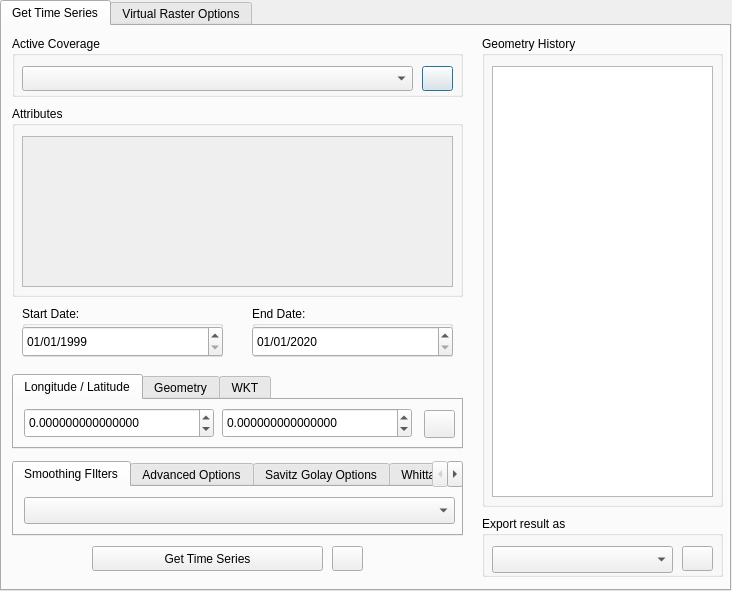
<?xml version="1.0" encoding="UTF-8"?>
<ui version="4.0">
 <class>wtss_qgisDialogBase</class>
 <widget class="QDialog" name="wtss_qgisDialogBase">
  <property name="geometry">
   <rect>
    <x>0</x>
    <y>0</y>
    <width>732</width>
    <height>591</height>
   </rect>
  </property>
  <property name="windowTitle">
   <string>WTSS - Web Time Series Service</string>
  </property>
  <property name="sizeGripEnabled">
   <bool>false</bool>
  </property>
  <property name="modal">
   <bool>false</bool>
  </property>
  <widget class="QTabWidget" name="main_tabs">
   <property name="geometry">
    <rect>
     <x>0</x>
     <y>0</y>
     <width>731</width>
     <height>591</height>
    </rect>
   </property>
   <property name="tabPosition">
    <enum>QTabWidget::North</enum>
   </property>
   <property name="tabShape">
    <enum>QTabWidget::Rounded</enum>
   </property>
   <property name="currentIndex">
    <number>0</number>
   </property>
   <widget class="QWidget" name="time_series_tab">
    <attribute name="title">
     <string>Get Time Series</string>
    </attribute>
    <widget class="QGroupBox" name="attribute_group">
     <property name="geometry">
      <rect>
       <x>10</x>
       <y>10</y>
       <width>451</width>
       <height>61</height>
      </rect>
     </property>
     <property name="title">
      <string>Active Coverage</string>
     </property>
     <widget class="QComboBox" name="coverage_selection">
      <property name="geometry">
       <rect>
        <x>10</x>
        <y>30</y>
        <width>391</width>
        <height>25</height>
       </rect>
      </property>
     </widget>
     <widget class="QPushButton" name="show_coverage_description">
      <property name="geometry">
       <rect>
        <x>410</x>
        <y>30</y>
        <width>31</width>
        <height>25</height>
       </rect>
      </property>
      <property name="text">
       <string/>
      </property>
     </widget>
    </widget>
    <widget class="QGroupBox" name="exporting_files">
     <property name="geometry">
      <rect>
       <x>480</x>
       <y>490</y>
       <width>241</width>
       <height>61</height>
      </rect>
     </property>
     <property name="title">
      <string>Export result as</string>
     </property>
     <widget class="QPushButton" name="export_result">
      <property name="geometry">
       <rect>
        <x>200</x>
        <y>30</y>
        <width>31</width>
        <height>25</height>
       </rect>
      </property>
      <property name="font">
       <font>
        <pointsize>9</pointsize>
       </font>
      </property>
      <property name="text">
       <string/>
      </property>
     </widget>
     <widget class="QComboBox" name="export_result_as_type">
      <property name="geometry">
       <rect>
        <x>10</x>
        <y>30</y>
        <width>181</width>
        <height>27</height>
       </rect>
      </property>
     </widget>
    </widget>
    <widget class="QGroupBox" name="history">
     <property name="geometry">
      <rect>
       <x>480</x>
       <y>10</y>
       <width>241</width>
       <height>471</height>
      </rect>
     </property>
     <property name="title">
      <string>Geometry History</string>
     </property>
     <widget class="QListWidget" name="history_list">
      <property name="geometry">
       <rect>
        <x>10</x>
        <y>30</y>
        <width>221</width>
        <height>431</height>
       </rect>
      </property>
      <property name="editTriggers">
       <set>QAbstractItemView::CurrentChanged</set>
      </property>
     </widget>
    </widget>
    <widget class="QGroupBox" name="start_date_group">
     <property name="geometry">
      <rect>
       <x>20</x>
       <y>280</y>
       <width>201</width>
       <height>51</height>
      </rect>
     </property>
     <property name="title">
      <string>Start Date:</string>
     </property>
     <widget class="QDateEdit" name="start_date">
      <property name="geometry">
       <rect>
        <x>0</x>
        <y>20</y>
        <width>201</width>
        <height>31</height>
       </rect>
      </property>
      <property name="dateTime">
       <datetime>
        <hour>0</hour>
        <minute>0</minute>
        <second>0</second>
        <year>1999</year>
        <month>1</month>
        <day>1</day>
       </datetime>
      </property>
      <property name="displayFormat">
       <string>dd/MM/yyyy</string>
      </property>
     </widget>
    </widget>
    <widget class="QGroupBox" name="bands_group">
     <property name="geometry">
      <rect>
       <x>10</x>
       <y>80</y>
       <width>451</width>
       <height>191</height>
      </rect>
     </property>
     <property name="title">
      <string>Attributes</string>
     </property>
     <widget class="QScrollArea" name="bands_scroll">
      <property name="geometry">
       <rect>
        <x>10</x>
        <y>30</y>
        <width>431</width>
        <height>151</height>
       </rect>
      </property>
      <property name="widgetResizable">
       <bool>true</bool>
      </property>
      <widget class="QWidget" name="band_list">
       <property name="geometry">
        <rect>
         <x>0</x>
         <y>0</y>
         <width>429</width>
         <height>149</height>
        </rect>
       </property>
      </widget>
     </widget>
    </widget>
    <widget class="QPushButton" name="search_button">
     <property name="enabled">
      <bool>true</bool>
     </property>
     <property name="geometry">
      <rect>
       <x>90</x>
       <y>520</y>
       <width>231</width>
       <height>25</height>
      </rect>
     </property>
     <property name="text">
      <string>Get Time Series</string>
     </property>
     <property name="checkable">
      <bool>false</bool>
     </property>
     <property name="flat">
      <bool>false</bool>
     </property>
    </widget>
    <widget class="QPushButton" name="show_help_button">
     <property name="geometry">
      <rect>
       <x>330</x>
       <y>520</y>
       <width>31</width>
       <height>25</height>
      </rect>
     </property>
     <property name="text">
      <string/>
     </property>
    </widget>
    <widget class="QGroupBox" name="end_date_group">
     <property name="geometry">
      <rect>
       <x>250</x>
       <y>280</y>
       <width>201</width>
       <height>51</height>
      </rect>
     </property>
     <property name="title">
      <string>End Date:</string>
     </property>
     <widget class="QDateEdit" name="end_date">
      <property name="geometry">
       <rect>
        <x>0</x>
        <y>20</y>
        <width>201</width>
        <height>31</height>
       </rect>
      </property>
      <property name="dateTime">
       <datetime>
        <hour>0</hour>
        <minute>0</minute>
        <second>0</second>
        <year>2020</year>
        <month>1</month>
        <day>1</day>
       </datetime>
      </property>
      <property name="displayFormat">
       <string>dd/MM/yyyy</string>
      </property>
     </widget>
    </widget>
    <widget class="QTabWidget" name="location_tabs">
     <property name="geometry">
      <rect>
       <x>10</x>
       <y>348</y>
       <width>451</width>
       <height>75</height>
      </rect>
     </property>
     <property name="contextMenuPolicy">
      <enum>Qt::NoContextMenu</enum>
     </property>
     <property name="currentIndex">
      <number>0</number>
     </property>
     <widget class="QWidget" name="longlat_input_tab">
      <property name="enabled">
       <bool>true</bool>
      </property>
      <attribute name="title">
       <string>Longitude / Latitude</string>
      </attribute>
      <widget class="QDoubleSpinBox" name="input_longitude">
       <property name="geometry">
        <rect>
         <x>10</x>
         <y>8</y>
         <width>190</width>
         <height>30</height>
        </rect>
       </property>
       <property name="decimals">
        <number>15</number>
       </property>
       <property name="minimum">
        <double>-180.000000000000000</double>
       </property>
       <property name="maximum">
        <double>180.000000000000000</double>
       </property>
       <property name="singleStep">
        <double>0.500000000000000</double>
       </property>
       <property name="value">
        <double>0.000000000000000</double>
       </property>
      </widget>
      <widget class="QDoubleSpinBox" name="input_latitude">
       <property name="geometry">
        <rect>
         <x>208</x>
         <y>8</y>
         <width>190</width>
         <height>30</height>
        </rect>
       </property>
       <property name="decimals">
        <number>15</number>
       </property>
       <property name="minimum">
        <double>-90.000000000000000</double>
       </property>
       <property name="maximum">
        <double>90.000000000000000</double>
       </property>
       <property name="singleStep">
        <double>0.500000000000000</double>
       </property>
       <property name="value">
        <double>0.000000000000000</double>
       </property>
      </widget>
      <widget class="QPushButton" name="zoom_selected_point">
       <property name="geometry">
        <rect>
         <x>410</x>
         <y>10</y>
         <width>31</width>
         <height>28</height>
        </rect>
       </property>
       <property name="text">
        <string/>
       </property>
      </widget>
     </widget>
     <widget class="QWidget" name="geometry_polygon_tab">
      <attribute name="title">
       <string>Geometry</string>
      </attribute>
      <widget class="QComboBox" name="available_geometries">
       <property name="geometry">
        <rect>
         <x>140</x>
         <y>8</y>
         <width>261</width>
         <height>30</height>
        </rect>
       </property>
      </widget>
      <widget class="QComboBox" name="available_layers">
       <property name="geometry">
        <rect>
         <x>10</x>
         <y>8</y>
         <width>121</width>
         <height>30</height>
        </rect>
       </property>
      </widget>
      <widget class="QPushButton" name="refresh_layers">
       <property name="geometry">
        <rect>
         <x>410</x>
         <y>9</y>
         <width>31</width>
         <height>28</height>
        </rect>
       </property>
       <property name="text">
        <string/>
       </property>
      </widget>
     </widget>
     <widget class="QWidget" name="WKT">
      <attribute name="title">
       <string>WKT</string>
      </attribute>
      <widget class="QLineEdit" name="selected_wkt">
       <property name="geometry">
        <rect>
         <x>10</x>
         <y>8</y>
         <width>391</width>
         <height>30</height>
        </rect>
       </property>
       <property name="toolTip">
        <string>WKT String</string>
       </property>
       <property name="inputMask">
        <string/>
       </property>
      </widget>
      <widget class="QPushButton" name="refresh_wkt">
       <property name="geometry">
        <rect>
         <x>410</x>
         <y>8</y>
         <width>31</width>
         <height>28</height>
        </rect>
       </property>
       <property name="text">
        <string/>
       </property>
      </widget>
     </widget>
    </widget>
    <widget class="QTabWidget" name="smoothing_options_tab">
     <property name="geometry">
      <rect>
       <x>10</x>
       <y>435</y>
       <width>451</width>
       <height>75</height>
      </rect>
     </property>
     <property name="currentIndex">
      <number>0</number>
     </property>
     <widget class="QWidget" name="smothing_filter_selection">
      <attribute name="title">
       <string>Smoothing FIlters</string>
      </attribute>
      <widget class="QComboBox" name="smoothing_filters_selection">
       <property name="geometry">
        <rect>
         <x>10</x>
         <y>10</y>
         <width>431</width>
         <height>27</height>
        </rect>
       </property>
      </widget>
     </widget>
     <widget class="QWidget" name="smothing_attributes">
      <attribute name="title">
       <string>Advanced Options</string>
      </attribute>
     </widget>
     <widget class="QWidget" name="sgolay_options_tab">
      <attribute name="title">
       <string>Savitz Golay Options</string>
      </attribute>
      <widget class="QSpinBox" name="sgolay_window_size">
       <property name="geometry">
        <rect>
         <x>110</x>
         <y>10</y>
         <width>91</width>
         <height>28</height>
        </rect>
       </property>
       <property name="minimum">
        <number>1</number>
       </property>
       <property name="maximum">
        <number>999</number>
       </property>
       <property name="singleStep">
        <number>2</number>
       </property>
       <property name="value">
        <number>1</number>
       </property>
       <property name="displayIntegerBase">
        <number>10</number>
       </property>
      </widget>
      <widget class="QLabel" name="label_sgolay_window_size">
       <property name="geometry">
        <rect>
         <x>10</x>
         <y>10</y>
         <width>91</width>
         <height>28</height>
        </rect>
       </property>
       <property name="text">
        <string>Window Size:</string>
       </property>
      </widget>
      <widget class="QLabel" name="label_sgolay_polyorder">
       <property name="geometry">
        <rect>
         <x>220</x>
         <y>10</y>
         <width>126</width>
         <height>28</height>
        </rect>
       </property>
       <property name="text">
        <string>Polynomial Order:</string>
       </property>
      </widget>
      <widget class="QSpinBox" name="sgolay_polyorder">
       <property name="geometry">
        <rect>
         <x>350</x>
         <y>10</y>
         <width>91</width>
         <height>28</height>
        </rect>
       </property>
       <property name="minimum">
        <number>1</number>
       </property>
       <property name="maximum">
        <number>20</number>
       </property>
       <property name="value">
        <number>1</number>
       </property>
      </widget>
     </widget>
     <widget class="QWidget" name="whittaker_options_tab">
      <attribute name="title">
       <string>Whittaker Options</string>
      </attribute>
      <widget class="QLabel" name="label_whittaker_lambda">
       <property name="geometry">
        <rect>
         <x>30</x>
         <y>10</y>
         <width>66</width>
         <height>28</height>
        </rect>
       </property>
       <property name="text">
        <string>Lambda:</string>
       </property>
      </widget>
      <widget class="QSpinBox" name="whittaker_lambda">
       <property name="geometry">
        <rect>
         <x>100</x>
         <y>10</y>
         <width>311</width>
         <height>28</height>
        </rect>
       </property>
       <property name="buttonSymbols">
        <enum>QAbstractSpinBox::UpDownArrows</enum>
       </property>
       <property name="specialValueText">
        <string/>
       </property>
       <property name="minimum">
        <number>1</number>
       </property>
       <property name="maximum">
        <number>999</number>
       </property>
       <property name="singleStep">
        <number>2</number>
       </property>
       <property name="value">
        <number>1</number>
       </property>
       <property name="displayIntegerBase">
        <number>10</number>
       </property>
      </widget>
     </widget>
     <widget class="QWidget" name="cma_options_tab">
      <attribute name="title">
       <string>Moving Average Options</string>
      </attribute>
      <widget class="QSpinBox" name="cma_window">
       <property name="geometry">
        <rect>
         <x>90</x>
         <y>10</y>
         <width>71</width>
         <height>28</height>
        </rect>
       </property>
       <property name="minimum">
        <number>1</number>
       </property>
       <property name="maximum">
        <number>999</number>
       </property>
       <property name="singleStep">
        <number>2</number>
       </property>
       <property name="value">
        <number>1</number>
       </property>
       <property name="displayIntegerBase">
        <number>10</number>
       </property>
      </widget>
      <widget class="QSpinBox" name="cma_min_periods">
       <property name="geometry">
        <rect>
         <x>260</x>
         <y>10</y>
         <width>71</width>
         <height>28</height>
        </rect>
       </property>
       <property name="minimum">
        <number>1</number>
       </property>
       <property name="maximum">
        <number>999</number>
       </property>
       <property name="singleStep">
        <number>2</number>
       </property>
       <property name="value">
        <number>1</number>
       </property>
       <property name="displayIntegerBase">
        <number>10</number>
       </property>
      </widget>
      <widget class="QCheckBox" name="cma_center">
       <property name="geometry">
        <rect>
         <x>340</x>
         <y>10</y>
         <width>95</width>
         <height>25</height>
        </rect>
       </property>
       <property name="text">
        <string>Centered</string>
       </property>
       <property name="checked">
        <bool>true</bool>
       </property>
      </widget>
      <widget class="QLabel" name="label_cma_min_periods">
       <property name="geometry">
        <rect>
         <x>170</x>
         <y>10</y>
         <width>88</width>
         <height>28</height>
        </rect>
       </property>
       <property name="text">
        <string>Min Periods:</string>
       </property>
      </widget>
      <widget class="QLabel" name="label_cma_window">
       <property name="geometry">
        <rect>
         <x>20</x>
         <y>10</y>
         <width>66</width>
         <height>28</height>
        </rect>
       </property>
       <property name="text">
        <string>Window:</string>
       </property>
      </widget>
     </widget>
     <widget class="QWidget" name="gam_options_tab">
      <attribute name="title">
       <string>GAM Options</string>
      </attribute>
      <widget class="QSpinBox" name="gam_n_splines">
       <property name="geometry">
        <rect>
         <x>90</x>
         <y>10</y>
         <width>51</width>
         <height>28</height>
        </rect>
       </property>
      </widget>
      <widget class="QSpinBox" name="gam_feature">
       <property name="geometry">
        <rect>
         <x>380</x>
         <y>10</y>
         <width>51</width>
         <height>28</height>
        </rect>
       </property>
      </widget>
      <widget class="QLabel" name="label_gam_n_splines">
       <property name="geometry">
        <rect>
         <x>10</x>
         <y>10</y>
         <width>81</width>
         <height>28</height>
        </rect>
       </property>
       <property name="text">
        <string>N° SP lines:</string>
       </property>
      </widget>
      <widget class="QLabel" name="label_gam_splines_order">
       <property name="geometry">
        <rect>
         <x>150</x>
         <y>10</y>
         <width>101</width>
         <height>28</height>
        </rect>
       </property>
       <property name="text">
        <string>SP lines Order:</string>
       </property>
      </widget>
      <widget class="QSpinBox" name="gam_splines_order">
       <property name="geometry">
        <rect>
         <x>255</x>
         <y>10</y>
         <width>55</width>
         <height>28</height>
        </rect>
       </property>
      </widget>
      <widget class="QLabel" name="label_gam_feature">
       <property name="geometry">
        <rect>
         <x>320</x>
         <y>10</y>
         <width>61</width>
         <height>28</height>
        </rect>
       </property>
       <property name="text">
        <string>Feature:</string>
       </property>
      </widget>
     </widget>
    </widget>
   </widget>
   <widget class="QWidget" name="rasters_tab">
    <attribute name="title">
     <string>Virtual Raster Options</string>
    </attribute>
    <widget class="QGroupBox" name="rgb_options_group">
     <property name="geometry">
      <rect>
       <x>10</x>
       <y>10</y>
       <width>701</width>
       <height>101</height>
      </rect>
     </property>
     <property name="title">
      <string>RGB Options</string>
     </property>
     <widget class="QGroupBox" name="red_option_group">
      <property name="geometry">
       <rect>
        <x>10</x>
        <y>30</y>
        <width>211</width>
        <height>61</height>
       </rect>
      </property>
      <property name="title">
       <string>Red</string>
      </property>
      <widget class="QComboBox" name="red_input">
       <property name="geometry">
        <rect>
         <x>10</x>
         <y>30</y>
         <width>191</width>
         <height>27</height>
        </rect>
       </property>
      </widget>
     </widget>
     <widget class="QGroupBox" name="green_option_group">
      <property name="geometry">
       <rect>
        <x>240</x>
        <y>30</y>
        <width>211</width>
        <height>61</height>
       </rect>
      </property>
      <property name="title">
       <string>Green</string>
      </property>
      <widget class="QComboBox" name="green_input">
       <property name="geometry">
        <rect>
         <x>10</x>
         <y>30</y>
         <width>191</width>
         <height>27</height>
        </rect>
       </property>
      </widget>
     </widget>
     <widget class="QGroupBox" name="blue_option_group">
      <property name="geometry">
       <rect>
        <x>470</x>
        <y>30</y>
        <width>211</width>
        <height>61</height>
       </rect>
      </property>
      <property name="title">
       <string>Blue</string>
      </property>
      <widget class="QComboBox" name="blue_input">
       <property name="geometry">
        <rect>
         <x>10</x>
         <y>30</y>
         <width>191</width>
         <height>27</height>
        </rect>
       </property>
      </widget>
     </widget>
    </widget>
    <widget class="QGroupBox" name="virtual_raster_list_group">
     <property name="geometry">
      <rect>
       <x>10</x>
       <y>190</y>
       <width>701</width>
       <height>251</height>
      </rect>
     </property>
     <property name="title">
      <string>Virtual Rasters History</string>
     </property>
     <widget class="QListWidget" name="virtual_raster_list">
      <property name="geometry">
       <rect>
        <x>10</x>
        <y>30</y>
        <width>681</width>
        <height>211</height>
       </rect>
      </property>
     </widget>
    </widget>
    <widget class="QGroupBox" name="output_path_raster_group">
     <property name="geometry">
      <rect>
       <x>10</x>
       <y>120</y>
       <width>701</width>
       <height>61</height>
      </rect>
     </property>
     <property name="title">
      <string>Output virtual raster path</string>
     </property>
     <widget class="QLineEdit" name="user_output_path_raster">
      <property name="geometry">
       <rect>
        <x>10</x>
        <y>30</y>
        <width>581</width>
        <height>27</height>
       </rect>
      </property>
     </widget>
     <widget class="QPushButton" name="change_output_path_raster">
      <property name="geometry">
       <rect>
        <x>600</x>
        <y>30</y>
        <width>91</width>
        <height>27</height>
       </rect>
      </property>
      <property name="text">
       <string>Update</string>
      </property>
     </widget>
    </widget>
   </widget>
  </widget>
  <widget class="QLabel" name="loading_label">
   <property name="geometry">
    <rect>
     <x>0</x>
     <y>0</y>
     <width>731</width>
     <height>591</height>
    </rect>
   </property>
   <property name="text">
    <string/>
   </property>
   <property name="alignment">
    <set>Qt::AlignCenter</set>
   </property>
  </widget>
 </widget>
 <resources/>
 <connections/>
</ui>
